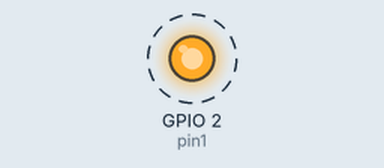
This program was run on a simulated Raspberry Pi (BCM pin numbers). On the bench: output pins drawn as LEDs (lit = HIGH). Dashed ring = blinking.

Above: at 0.5 s.
Timing chart, 0 to 4.6 s (numbered marks = the images above):
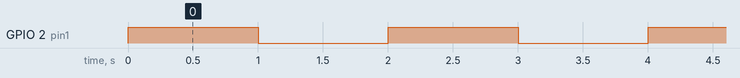

Measured:
- by itself, GPIO 2 (pin1): alternates HIGH for 1.0 s and LOW for 1.0 s

The program:

led_blink.py
```python
import RPi.GPIO as gpio
from time import sleep

gpio.setmode(gpio.BCM)
pin1 = 2
pin2 = 3
pin3 = 4
while True:
    gpio.setup(pin1, gpio.OUT)
    gpio.output(pin1, gpio.HIGH)
    sleep(1)
    gpio.output(pin1, gpio.LOW)
    sleep(1)


    
```
